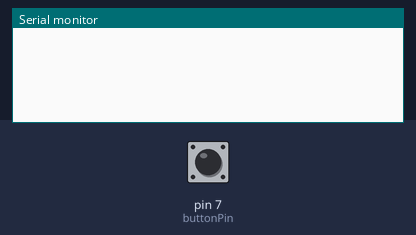
Bench run of a sketch on a simulated Arduino Uno, built with avr-gcc and run on an emulated ATmega328P. On the bench: the last lines printed to the serial monitor. The inputs (shaded band) are chosen by the test bench; at power-on: pin 7 (buttonPin) HIGH.

Above: at 1.2 s.
1.3 s: pin 7 (buttonPin) pulled LOW for 0.15 s
At 1.9 s:
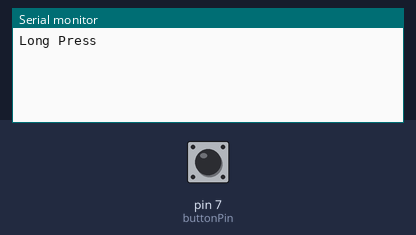
2.9 s: pin 7 (buttonPin) pulsed LOW 5 times (0.12 s each, 0.3 s apart)
At 4.6 s:
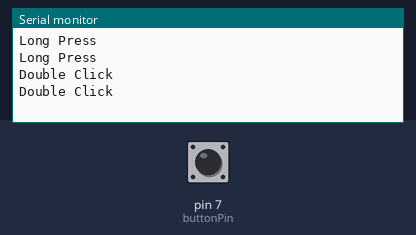

The sketch:

onebutton.ino
```cpp
#include <OneButton.h>
#define buttonPin 7

OneButton button = OneButton(buttonPin, false);
static int state = LOW;

void setup() {
  Serial.begin(115200);
  button.attachClick(singleClick);
  button.attachDoubleClick(doubleClick);
  button.attachLongPressStop(longPress); //약3초 이상
}

void loop() {
  button.tick();
  delay(10);
}

void singleClick(){
  state = !state;
  Serial.println("One Click");
}

void doubleClick(){
  Serial.println("Double Click");
}

void longPress(){
  Serial.println("Long Press");
}
```

Measured:
- after the input at 1.3 s, the serial monitor: prints a new line after 0.05 s (image 1)
- after the input at 2.9 s, the serial monitor: prints a new line after 0.67 s (image 2)
